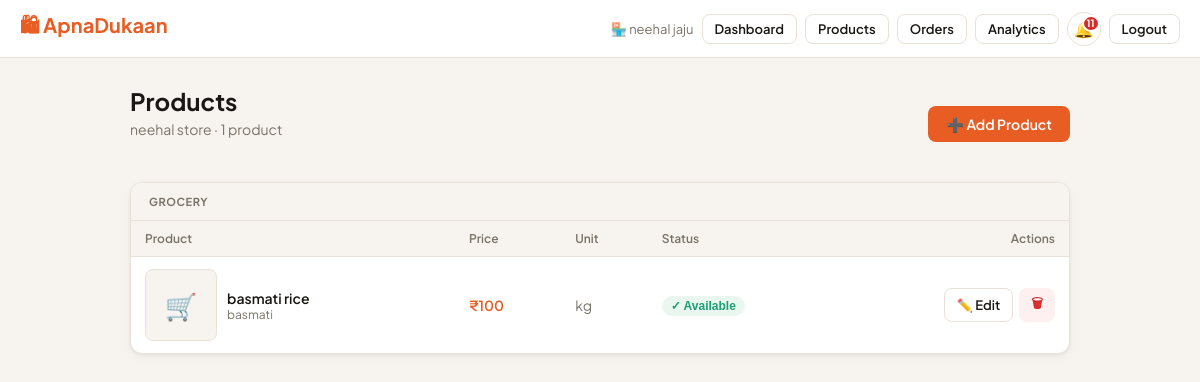
Page /owner/products (signed in) on the committed database.
### tables this page shows
CREATE TABLE stores(store_id TEXT PRIMARY KEY,owner_id TEXT NOT NULL,
  name TEXT NOT NULL,owner_name TEXT NOT NULL,address TEXT NOT NULL DEFAULT'',
  category TEXT NOT NULL DEFAULT'General',qr_code TEXT NOT NULL,
  points INTEGER NOT NULL DEFAULT 0,is_open INTEGER NOT NULL DEFAULT 1,
  is_approved INTEGER NOT NULL DEFAULT 1,
  description TEXT NOT NULL DEFAULT'',
  image_b64 TEXT,image_mime TEXT NOT NULL DEFAULT'image/jpeg',
  created_at TEXT NOT NULL DEFAULT(datetime('now')), latitude REAL, longitude REAL,
  FOREIGN KEY(owner_id) REFERENCES owners(owner_id));

CREATE TABLE products(product_id TEXT PRIMARY KEY,store_id TEXT NOT NULL,
  name TEXT NOT NULL,price REAL NOT NULL CHECK(price>=0),unit TEXT NOT NULL DEFAULT'piece',
  available INTEGER NOT NULL DEFAULT 1,category TEXT NOT NULL DEFAULT'General',
  description TEXT NOT NULL DEFAULT'',image_b64 TEXT,image_mime TEXT NOT NULL DEFAULT'image/jpeg',
  brand TEXT NOT NULL DEFAULT'',model TEXT NOT NULL DEFAULT'',origin TEXT NOT NULL DEFAULT'',
  dimensions TEXT NOT NULL DEFAULT'',weight TEXT NOT NULL DEFAULT'',material TEXT NOT NULL DEFAULT'',
  spec1_key TEXT NOT NULL DEFAULT'',spec1_val TEXT NOT NULL DEFAULT'',
  spec2_key TEXT NOT NULL DEFAULT'',spec2_val TEXT NOT NULL DEFAULT'',
  spec3_key TEXT NOT NULL DEFAULT'',spec3_val TEXT NOT NULL DEFAULT'',
  created_at TEXT NOT NULL DEFAULT(datetime('now')), stock INTEGER NOT NULL DEFAULT 0,
  FOREIGN KEY(store_id) REFERENCES stores(store_id) ON DELETE CASCADE);

### app.py (the view)
    @app.route("/owner/products")
    @owner_required
    def owner_products():
        sid=session["store_id"]; conn=get_db()
        products=conn.execute("SELECT * FROM products WHERE store_id=? ORDER BY category,name",(sid,)).fetchall()
        store=conn.execute("SELECT * FROM stores WHERE store_id=?",(sid,)).fetchone()
        return render_template("owner_products.html",products=products,store=store)

### app.py (called while the page is built)
def _register_db_hooks(app):
    @app.teardown_appcontext
    def close_db(exc=None):
        db = g.pop("db", None)
        if db: db.close()

def get_db():
    if "db" not in g:
        from flask import current_app
        g.db = sqlite3.connect(current_app.config["DB_PATH"], timeout=30, check_same_thread=False)
        g.db.row_factory = sqlite3.Row
        for pragma in ("PRAGMA journal_mode=WAL","PRAGMA busy_timeout=30000",
                       "PRAGMA synchronous=NORMAL","PRAGMA foreign_keys=ON"):
            g.db.execute(pragma)
    return g.db

def get_unread_count(recipient_type, recipient_id):
    try:
        r = get_db().execute(
            "SELECT COUNT(*) FROM notifications WHERE recipient_type=? AND recipient_id=? AND is_read=0",
            (recipient_type, recipient_id)).fetchone()
        return r[0] if r else 0
    except Exception:
        return 0

def owner_required(f):
    @wraps(f)
    def d(*a,**kw):
        if not session.get("owner_id"):
            flash("Please log in to access your store dashboard.","error")
            return redirect(url_for("owner_login"))
        return f(*a,**kw)
    return d

def _register_security_headers(app):
    @app.after_request
    def add_headers(response):
        h = response.headers
        h["X-Content-Type-Options"]="nosniff"; h["X-Frame-Options"]="SAMEORIGIN"
        h["X-XSS-Protection"]="1; mode=block"; h["Referrer-Policy"]="strict-origin-when-cross-origin"
        h["Permissions-Policy"]="geolocation=(self),microphone=(),camera=()"
        if app.config.get("SESSION_COOKIE_SECURE"):
            h["Strict-Transport-Security"]="max-age=31536000; includeSubDomains"
        if request.path.startswith(("/owner/","/my-","/control-panel/")):
            h["Cache-Control"]="no-store,no-cache,must-revalidate,private"
        return response

### templates/owner_products.html (shortened to what this page needs)
{% extends "base.html" %}
{% block content %}
<div style="display:flex;align-items:center;justify-content:space-between;margin-bottom:20px;flex-wrap:wrap;gap:12px;">
  <div>
    <h1 class="page-title">Products</h1>
    <p class="page-subtitle">{{ store.name }} · {{ products|length }} product{{ 's' if products|length != 1 }}</p>
  </div>
  <a href="/owner/product/add" class="btn btn-primary">➕ Add Product</a>
</div>
{% if not products %}
<div class="card" style="text-align:center;padding:48px;">
  <div style="font-size:48px;margin-bottom:12px;">📦</div>
  <div style="font-weight:600;font-size:18px;margin-bottom:8px;">No products yet</div>
  <p style="color:var(--muted);margin-bottom:20px;">Add your first product to start receiving orders.</p>
  <a href="/owner/product/add" class="btn btn-primary">➕ Add First Product</a>
</div>
{% else %}
{% set cats = products | map(attribute='category') | unique | list %}
{% for cat in cats %}
<div class="card" style="margin-bottom:16px;padding:0;overflow:hidden;">
  <div style="padding:12px 18px;background:var(--bg);border-bottom:1px solid var(--border);
              font-size:11px;font-weight:700;text-transform:uppercase;letter-spacing:.05em;color:var(--muted);">
    {{ cat }}
  </div>
  <table class="table">
    <thead>
      <tr>
        <th>Product</th>
        <th>Price</th>
        <th>Unit</th>
        <th>Status</th>
        <th style="text-align:right;">Actions</th>
      </tr>
    </thead>
    <tbody>
      {% for p in products %}
      {% if p.category == cat %}
      <tr>
        <td>
          <div style="display:flex;align-items:center;gap:10px;">
            {% if p.image_b64 %}
            <img
                 style="width:72px;height:72px;border-radius:8px;object-fit:cover;" alt="{{ p.name }}">
            {% else %}
            <div style="width:72px;height:72px;border-radius:8px;background:var(--bg);
                        display:flex;align-items:center;justify-content:center;font-size:26px;border:1px solid var(--border);">🛒</div>
            {% endif %}
            <div>
              <div style="font-weight:600;">{{ p.name }}</div>
              {% if p.brand %}<div style="font-size:12px;color:var(--muted);">{{ p.brand }}</div>{% endif %}
            </div>
          </div>
        </td>
        <td style="font-weight:600;color:var(--orange);">₹{{ "%.0f"|format(p.price) }}</td>
        <td style="color:var(--muted);">{{ p.unit }}</td>
        <td>
          <form method="POST" action="/owner/product/{{ p.product_id }}/toggle" style="display:inline;">
            <button class="badge {% if p.available %}badge-green{% else %}badge-red{% endif %}"
                    type="submit" style="cursor:pointer;border:none;">
              {% if p.available %}✓ Available{% else %}✗ Hidden{% endif %}
            </button>
          </form>
        </td>
        <td style="text-align:right;">
          <div style="display:flex;gap:6px;justify-content:flex-end;flex-wrap:wrap;">
            <a href="/owner/product/{{ p.product_id }}/edit" class="btn btn-outline btn-sm">✏️ Edit</a>
            <form method="POST" action="/owner/product/{{ p.product_id }}/delete"
                  onsubmit="return confirm('Delete {{ p.name }}? This cannot be undone.')">
              <button class="btn btn-sm" style="background:var(--rl);color:var(--red);border:none;" type="submit">🗑</button>
            </form>
          </div>
        </td>
      </tr>
      {% endif %}
      {% endfor %}
    </tbody>
  </table>
</div>
{% endfor %}
{% endif %}
{% endblock %}

### templates/base.html (shortened to what this page needs)
<!DOCTYPE html>
<html lang="en">
<head>
</head>
<body>
<nav class="nav">
  <a href="/" class="nav-brand">🛍 ApnaDukaan</a>
  <div class="nav-actions">
    <div id="nav-menu" class="nav-menu">
      {% if session.customer_name %}
      <span class="nav-user">👤 {{ session.customer_name }}</span>
      <form action="/search_product" method="GET" class="nav-search">
        <input
          type="text"
          name="q"
          placeholder="Search products..."
          class="nav-search-input"
        >
      </form>
      <a href="/my-orders" class="btn btn-outline btn-sm">🛒 My Orders</a>
      <a href="/my-points" class="btn btn-outline btn-sm">⭐ Points</a>
      <a href="/scan" class="btn btn-outline btn-sm">📷 Scan</a>
      {% if cart_count > 0 %}
        <span class="points-pill">🛒 {{ cart_count }} · ₹{{ cart_total }}</span>
      {% endif %}
      <a href="/notifications" class="notif-bell nav-item nav-highlight" title="Notifications">
        <span class="notif-bell-icon">🔔{% if notif_count > 0 %}<span class="notif-dot">{{ notif_count if notif_count < 100 else '99+' }}</span>{% endif %}</span><span>Notifications</span>
      </a>
      <a href="/customer/logout" class="btn btn-outline btn-sm">Logout</a>
    {% elif session.owner_id %}
      <span class="nav-user">🏪 {{ owner_name }}</span>
      <a href="/owner/dashboard" class="btn btn-outline btn-sm">Dashboard</a>
      <a href="/owner/products" class="btn btn-outline btn-sm">Products</a>
      <a href="/owner/orders" class="btn btn-outline btn-sm">Orders</a>
      <a href="/owner/analytics" class="btn btn-outline btn-sm">Analytics</a>
      <a href="/owner/notifications" class="notif-bell nav-item nav-highlight" title="Notifications">
        <span class="notif-bell-icon">🔔{% if notif_count > 0 %}<span class="notif-dot">{{ notif_count if notif_count < 100 else '99+' }}</span>{% endif %}</span><span>Notifications</span>
      </a>
      <a href="/owner/logout" class="btn btn-outline btn-sm">Logout</a>
    {% endif %}
    </div>
    </div>
</nav>
<div class="container">
  {% block content %}{% endblock %}
</div>
</body>
</html>

### templates/base.html (style rules this page uses)
:root { --bg:#F7F4EF;--card:#fff;--border:#E8E2D8;--text:#1A1714;--muted:#7A7368; --orange:#E85D24;--ol:#FEF0E9;--green:#1D9E75;--gl:#EAF7F1;--blue:#185FA5;--bl:#EBF3FC; --red:#D42B2B;--rl:#FEF0F0;--yellow:#CA8A04;--yl:#FEFCE8;--r:12px; --sh:0 1px 3px rgba(0,0,0,.06),0 4px 12px rgba(0,0,0,.04); }
* { box-sizing:border-box;margin:0;padding:0; }
body { font-family:'Plus Jakarta Sans',sans-serif;background:var(--bg);color:var(--text);min-height:100vh; }
a { color:inherit;text-decoration:none; }
.nav { background:var(--card);border-bottom:1px solid var(--border);padding:0 20px; display:flex;align-items:center;justify-content:space-between;height:58px;position:sticky;top:0;z-index:100; }
.nav-brand { font-size:20px;font-weight:700;color:var(--orange); }
.nav-actions { display:flex;align-items:center;gap:8px;flex-wrap:wrap; }
.nav-user { font-size:13px;color:var(--muted); }
.container { max-width:980px;margin:0 auto;padding:28px 20px; }
.page-title { font-size:24px;font-weight:700;margin-bottom:4px; }
.page-subtitle { font-size:14px;color:var(--muted);margin-bottom:24px; }
.card { background:var(--card);border:1px solid var(--border);border-radius:var(--r);padding:20px;box-shadow:var(--sh); }
.btn { display:inline-flex;align-items:center;gap:6px;padding:9px 18px;border-radius:8px; font-size:14px;font-weight:600;cursor:pointer;border:none;transition:all .15s;font-family:inherit; }
.btn-primary { background:var(--orange);color:#fff; }
.btn-outline { background:transparent;border:1.5px solid var(--border);color:var(--text); }
.btn-sm { padding:6px 12px;font-size:13px; }
.badge { display:inline-flex;align-items:center;gap:4px;font-size:12px;font-weight:600;padding:3px 9px;border-radius:20px; }
.badge-green { background:var(--gl);color:var(--green); }
.table { width:100%;border-collapse:collapse;font-size:14px; }
.table th { text-align:left;padding:10px 14px;font-size:12px;font-weight:600;color:var(--muted); background:var(--bg);border-bottom:1px solid var(--border); }
.table td { padding:12px 14px;border-bottom:1px solid var(--border);vertical-align:middle; }
.table tr:last-child td { border-bottom:none; }
.notif-bell { position:relative;display:inline-flex;align-items:center;justify-content:center; width:34px;height:34px;border-radius:50%;border:1.5px solid var(--border); background:var(--card);cursor:pointer;font-size:16px;transition:all .15s; }
.notif-bell-icon { position:relative;display:inline-flex;align-items:center;justify-content:center;line-height:1; }
.notif-dot { position:absolute;top:-6px;right:-6px;background:var(--red);color:#fff; border-radius:50%;min-width:17px;height:17px;font-size:10px;font-weight:700; display:flex;align-items:center;justify-content:center;padding:0 3px; border:2px solid var(--card); }
.nav-menu { display: flex;align-items: center;gap: 8px }

### rows in the picture
stores: owner_name "neehal jaju", name "neehal store"
products: category "GROCERY", name "basmati rice", brand "basmati", price "100", unit "kg", available "✓ Available"

### other values in the picture
{{ notif_count if notif_count < 100 else '99+' }} "11"
{{ products|length }} "1"
